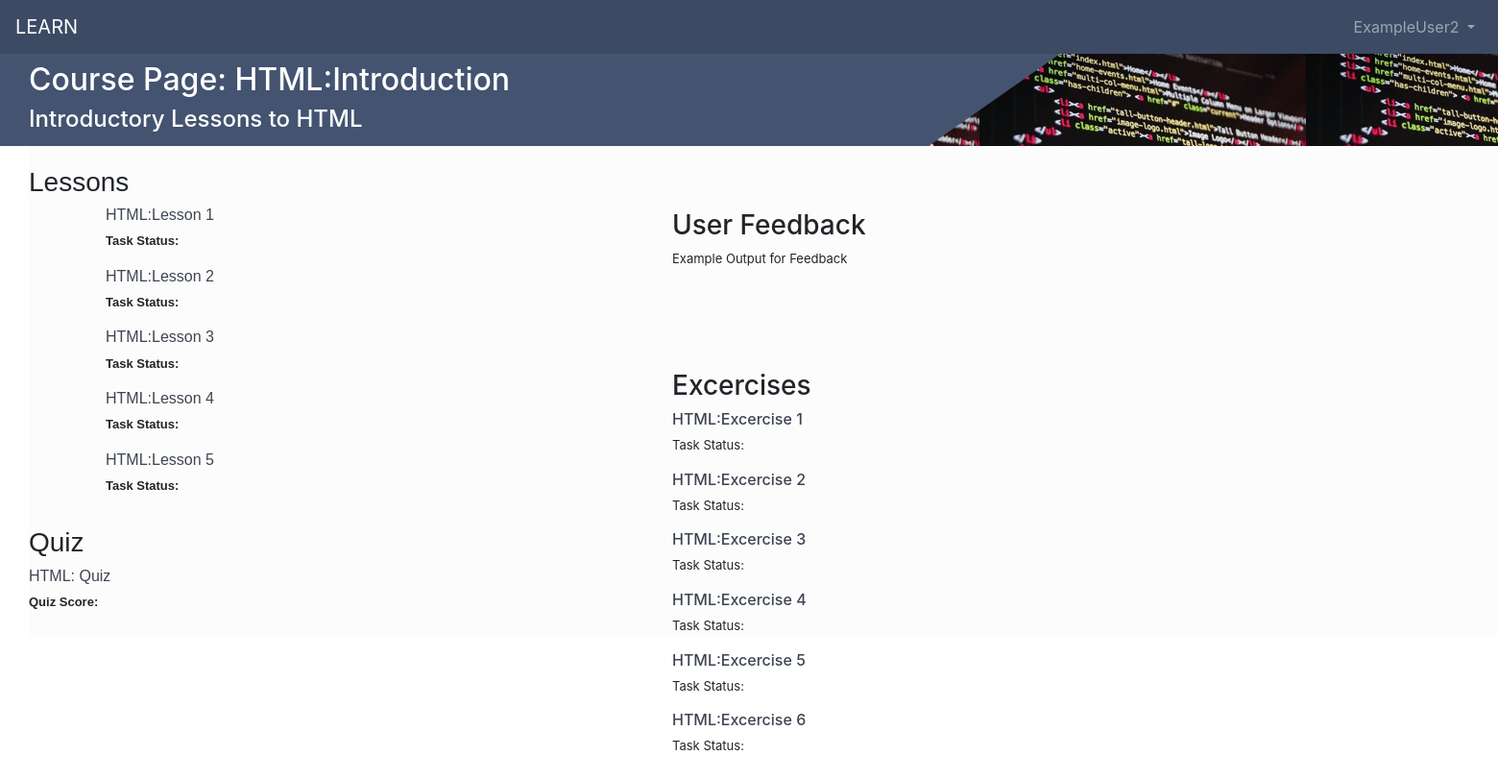
/dashboard/ExampleUser2/course/11111/ (signed in), run on the app's committed database.
### application.py (models this page shows, shortened)
class User(UserMixin, db.Model):
    id = db.Column(db.Integer, primary_key=True)
    firstname = db.Column('firstname', db.String(20), index=True)
    lastname = db.Column('lastname', db.String(20), index=True)
    email = db.Column('email', db.String(50), unique=True, index=True)
    username = db.Column('username', db.String(20), unique=True, index=True)
    password = db.Column('password', db.String(20))

class Course(db.Model):
    __tablename__ = 'course'
    courseid = db.Column(db.Integer, primary_key=True, unique=True)
    coursename = db.Column('coursename', db.String(20), index=True)
    description = db.Column('description', db.String(500), index=True)
    lessons = db.Column(db.Integer, index=True)

class LessonData(db.Model):
    __tablename__ = "lessondata"
    lessonid = db.Column('lessonid', db.Integer, unique=True, index=True, primary_key=True)
    lessonname = db.Column('lessonname', db.String(30), index=True)
    lessontype = db.Column('lessontype', db.String(30), index=True)
    courseid = db.Column('courseid', db.Integer, db.ForeignKey('course.courseid'), index=True)

### application.py (the view)
@app.route('/dashboard/<username>/course/<courseid>/')
@login_required
def course(username, courseid):
    if username != current_user.username:
        return redirect(url_for('.dashboard', username=current_user.username))
    if Course.query.filter_by(courseid=courseid).scalar() is None:
        return render_template('error.html')
    form = MyForm()
    username = User.query.filter_by(username=username).first()
    lesson = LessonData.query.filter_by(courseid = courseid).first()
    courseid = Course.query.filter_by(courseid = courseid).first()
    return render_template('course.html', username=username, course=courseid, lessons=LessonData.query.filter_by(courseid=courseid.courseid, lessontype='Lesson'), excercises=LessonData.query.filter_by(courseid=courseid.courseid, lessontype='Excercise'), quizzes=LessonData.query.filter_by(courseid=courseid.courseid, lessontype='Quiz'))

### application.py (called while the page is built)
@login_manager.user_loader
def load_user(user_id):
    return User.query.filter(User.id == int (user_id)).first()

### templates/course.html (shortened to what this page needs)
<html>
<head>
  	<link rel="stylesheet" href="https://maxcdn.bootstrapcdn.com/bootstrap/4.0.0/css/bootstrap.min.css">
</head>
<body>
<nav class="navbar navbar-expand-sm navbar-dark" style="background-color: #3c4a64;">
  <a class="navbar-brand" href="#">LEARN</a>
  <div class="collapse navbar-collapse" id="navbarSupportedContent">
    <ul class="navbar-nav ml-auto">
      <li class="nav-item active">
      <li class="nav-item dropdown">
        <a class="nav-link dropdown-toggle" href="#" id="navbarDropdown" role="button" data-toggle="dropdown" aria-haspopup="true" aria-expanded="false">
		{{username.username}}
        </a>
      </li>
    </ul>
  </div>
</nav>
<div class="heading">
<div class="title">
<h2>Course Page: {{ course.coursename }}</h2>
<h4> {{ course.description }} </h4>
</div>
	</div>
	<div class="body">
	<br>
	<h3>Lessons</h3>
	<div class="lesson">
	{% for lesson in lessons %}
	<h6><a href="lesson/{{lesson.lessonid}}" style="color: #3E4551; text-decoration:none">{{lesson.lessonname}}</a></h6>
	<p><font size="2">Task Status: {{lesson.taskCompleted}}<font></p>
	{% endfor %}
	</div>
	<br>
	<br>
	<div class="quiz">
	<h3>Quiz</h3>
	{% for quiz in quizzes %}
        <h6><a href="quiz/{{quiz.lessonid}}" style="color: #3E4551; text-decoration:none">{{quiz.lessonname}}</a></h6>
        {% endfor %}
	<p>Quiz Score:</p>
	</div>
	</div>
	<div class="feedback">
		<h3>User Feedback</h3>
		<p>Example Output for Feedback</p>
	</div>
	<div class="excercise">
	<h3>Excercises</h3>
	<div class"excercises">
	{% for excercise in excercises %}
        <h6><a href="excercise/{{excercise.lessonid}}" style="color: #3E4551; text-decoration:none">{{excercise.lessonname}}</a></h6>
        <p><font size="2">Task Status: {{excercise.taskCompleted}}<font></p>
        {% endfor %}
	</div>
	</div>
</body>
</html>

### data on the page
User: username "ExampleUser2"
Course: coursename "HTML:Introduction", description "Introductory Lessons to HTML"
LessonData: lessonname "HTML:Lesson 1"
LessonData: lessonname "HTML:Lesson 2"
LessonData: lessonname "HTML:Lesson 3"
LessonData: lessonname "HTML:Lesson 4"
LessonData: lessonname "HTML:Lesson 5"
LessonData: lessonname "HTML: Quiz"
LessonData: lessonname "HTML:Excercise 1"
LessonData: lessonname "HTML:Excercise 2"
LessonData: lessonname "HTML:Excercise 3"
LessonData: lessonname "HTML:Excercise 4"
LessonData: lessonname "HTML:Excercise 5"
LessonData: lessonname "HTML:Excercise 6"
